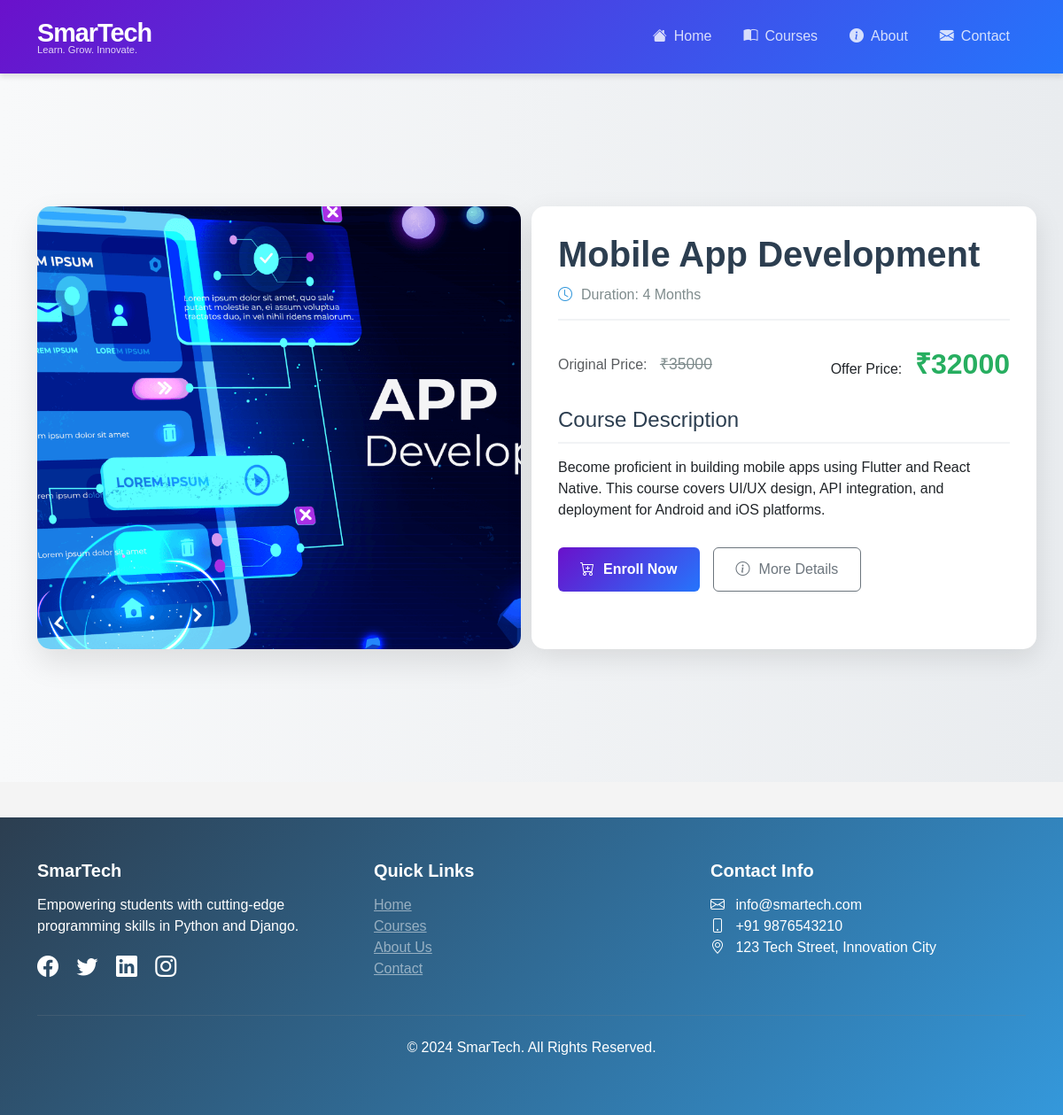
The page /view_courses/2 on the database its author committed.
### app/models.py (models this page shows)
class course(models.Model):
    c_id=models.CharField(max_length=20)
    C_name=models.CharField(max_length=100)
    dis=models.TextField()
    duration=models.IntegerField()
    course_fee=models.IntegerField()
    offer_price=models.IntegerField()
    img=models.FileField()

### app/views.py (the view)
# urls.py: path('view_courses/<c_id>',views.view_courses),
def view_courses(req,c_id):
    data=course.objects.get(pk=c_id)
    return render(req,'view_course.html',{'courses':data})

### templates/view_course.html (shortened to what this page needs)
<!DOCTYPE html>
<html lang="en">
<head>
    <link href="https://cdn.jsdelivr.net/npm/bootstrap@5.3.3/dist/css/bootstrap.min.css" rel="stylesheet">
    <link href="https://cdnjs.cloudflare.com/ajax/libs/bootstrap/5.3.0/css/bootstrap.min.css" rel="stylesheet">
    <link href="https://cdn.jsdelivr.net/npm/bootstrap-icons@1.10.0/font/bootstrap-icons.css" rel="stylesheet">
    {% load static %}
    <link rel="stylesheet" href="{% static 'css/home.css' %}">
    <link rel="stylesheet" href="{% static 'css/view_course.css' %}">
</head>
<body>
    <nav class="navbar navbar-expand-lg navbar-dark custom-navbar">
        <div class="container">
            <a class="navbar-brand logo" href="../">
                <span class="logo-text">SmarTech</span>
                <span class="logo-subtext">Learn. Grow. Innovate.</span>
            </a>
            <div class="collapse navbar-collapse" id="navbarNav">
                <ul class="navbar-nav ms-auto nav-pills">
                    <li class="nav-item">
                        <a class="nav-link nav-link-fancy" href="../">
                            <i class="bi bi-house-fill me-2"></i>Home
                        </a>
                    </li>
                    <li class="nav-item">
                        <a class="nav-link nav-link-fancy" href="courses">
                            <i class="bi bi-book-half me-2"></i>Courses
                        </a>
                    </li>
                    <li class="nav-item">
                        <a class="nav-link nav-link-fancy" href="../about">
                            <i class="bi bi-info-circle-fill me-2"></i>About
                        </a>
                    </li>
                    <li class="nav-item">
                        <a class="nav-link nav-link-fancy" href="../contact">
                            <i class="bi bi-envelope-fill me-2"></i>Contact
                        </a>
                    </li>
                </ul>
            </div>
        </div>
    </nav>
    <div class="course-detail-container">
        <div class="container py-5">
            <div class="row">
                <div class="col-lg-6 course-image-section">
                    <div class="course-image-wrapper">
                        <img src="{{courses.img.url}}" class="course-image" alt="{{courses.name}} Course Image">
                    </div>
                </div>
                <div class="col-lg-6 course-info-section">
                    <div class="course-header">
                        <h1 class="course-title">{{courses.C_name}}</h1>
                        <div class="course-duration">
                            <i class="bi bi-clock"></i>
                            <span>Duration: {{courses.duration}} Months</span>
                        </div>
                    </div>
                    <div class="course-pricing">
                        <div class="original-price">
                            <span class="text-muted">Original Price:</span>
                            <span class="price-strike">₹{{courses.course_fee}}</span>
                        </div>
                        <div class="offer-price">
                            <span>Offer Price:</span>
                            <span class="price-highlight">₹{{courses.offer_price}}</span>
                        </div>
                    </div>
                    <div class="course-description">
                        <h4>Course Description</h4>
                        <p>{{courses.dis}}</p>
                    </div>
                    <div class="course-actions">
                        <a href="#" class="btn btn-primary btn-enroll">
                            <i class="bi bi-cart-plus"></i> Enroll Now
                        </a>
                        <a href="#" class="btn btn-outline-secondary btn-details">
                            <i class="bi bi-info-circle"></i> More Details
                        </a>
                    </div>
                </div>
            </div>
        </div>
    </div>
      <footer class="footer-modern bg-dark text-white py-5">
        <div class="container">
            <div class="row">
                <div class="col-md-4">
                    <h5>SmarTech</h5>
                    <p>Empowering students with cutting-edge programming skills in Python and Django.</p>
                    <div class="social-icons">
                        <a href="#" class="text-white me-3"><i class="bi bi-facebook"></i></a>
                        <a href="#" class="text-white me-3"><i class="bi bi-twitter"></i></a>
                        <a href="#" class="text-white me-3"><i class="bi bi-linkedin"></i></a>
                        <a href="#" class="text-white"><i class="bi bi-instagram"></i></a>
                    </div>
                </div>
                <div class="col-md-4">
                    <h5>Quick Links</h5>
                    <ul class="list-unstyled">
                        <li><a href="#" class="text-white-50">Home</a></li>
                        <li><a href="#" class="text-white-50">Courses</a></li>
                        <li><a href="#" class="text-white-50">About Us</a></li>
                        <li><a href="#" class="text-white-50">Contact</a></li>
                    </ul>
                </div>
                <div class="col-md-4">
                    <h5>Contact Info</h5>
                    <p>
                        <i class="bi bi-envelope me-2"></i> info@smartech.com<br>
                        <i class="bi bi-phone me-2"></i> +91 9876543210<br>
                        <i class="bi bi-geo-alt me-2"></i> 123 Tech Street, Innovation City
                    </p>
                </div>
            </div>
            <hr class="my-4 bg-secondary">
            <div class="text-center">
                <p>&copy; 2024 SmarTech. All Rights Reserved.</p>
            </div>
        </div>
    </footer>
</body>
</html>

### static/css/home.css (style rules this page uses)
body { font-family: 'Arial', sans-serif; background-color: #f4f4f4; }
.custom-navbar { background: linear-gradient(135deg, #6a11cb 0%, #2575fc 100%); box-shadow: 0 4px 6px rgba(0,0,0,0.1); padding: 15px 0; }
.logo { display: flex; flex-direction: column; line-height: 1.2; }
.logo-text { font-size: 1.8rem; font-weight: 700; letter-spacing: -1px; }
.logo-subtext { font-size: 0.7rem; opacity: 0.8; margin-top: -5px; }
.nav-link-fancy { position: relative; transition: all 0.3s ease; color: rgba(255,255,255,0.8); margin: 0 10px; padding: 10px 15px; border-radius: 25px; }
.nav-link-fancy i { margin-right: 8px; }
.btn-primary { background: linear-gradient(135deg, #6a11cb 0%, #2575fc 100%); border: none; transition: transform 0.3s ease; }
.footer-modern { background: linear-gradient(135deg, #2c3e50 0%, #3498db 100%); margin-top: 40px; }
.footer-modern h5 { font-weight: bold; margin-bottom: 15px; color: #fff; }
.footer-modern .social-icons a { font-size: 1.5rem; transition: color 0.3s ease; }
.footer-modern ul li a { transition: color 0.3s ease; }
.footer-modern hr { border-color: rgba(255,255,255,0.1); }

### static/css/view_course.css (style rules this page uses)
.course-detail-container { background: linear-gradient(to right, #f8f9fa, #e9ecef); min-height: 100vh; display: flex; align-items: center; }
.course-image-section { display: flex; justify-content: center; align-items: center; }
.course-image-wrapper { border-radius: 15px; overflow: hidden; box-shadow: 0 15px 35px rgba(0,0,0,0.1); transition: transform 0.3s ease; }
.course-image { width: 100%; height: 500px; object-fit: cover; }
.course-info-section { background: white; border-radius: 15px; padding: 30px; box-shadow: 0 10px 30px rgba(0,0,0,0.1); }
.course-header { margin-bottom: 25px; border-bottom: 2px solid #f1f3f5; padding-bottom: 15px; }
.course-title { color: #2c3e50; font-weight: 700; margin-bottom: 10px; }
.course-duration { color: #7f8c8d; display: flex; align-items: center; gap: 10px; }
.course-duration i { color: #3498db; }
.course-pricing { margin: 25px 0; display: flex; justify-content: space-between; align-items: center; }
.original-price .price-strike { text-decoration: line-through; color: #7f8c8d; margin-left: 10px; font-size: 1.1rem; }
.offer-price .price-highlight { color: #27ae60; font-size: 2rem; font-weight: bold; margin-left: 10px; }
.course-description { margin-bottom: 30px; }
.course-description h4 { color: #2c3e50; border-bottom: 2px solid #f1f3f5; padding-bottom: 10px; margin-bottom: 15px; }
.course-actions { display: flex; gap: 15px; }
.btn-enroll { display: flex; align-items: center; gap: 10px; padding: 12px 25px; font-weight: 600; transition: all 0.3s ease; }
.btn-details { display: flex; align-items: center; gap: 10px; padding: 12px 25px; transition: all 0.3s ease; }

### rows shown on the page
course: img (picture), C_name "Mobile App Development", duration "4", course_fee "35000", offer_price "32000", dis "Become proficient in building mobile apps using Flutter and React Native. This course covers UI/UX design, API integration, and deployment for Android and iOS platforms."
